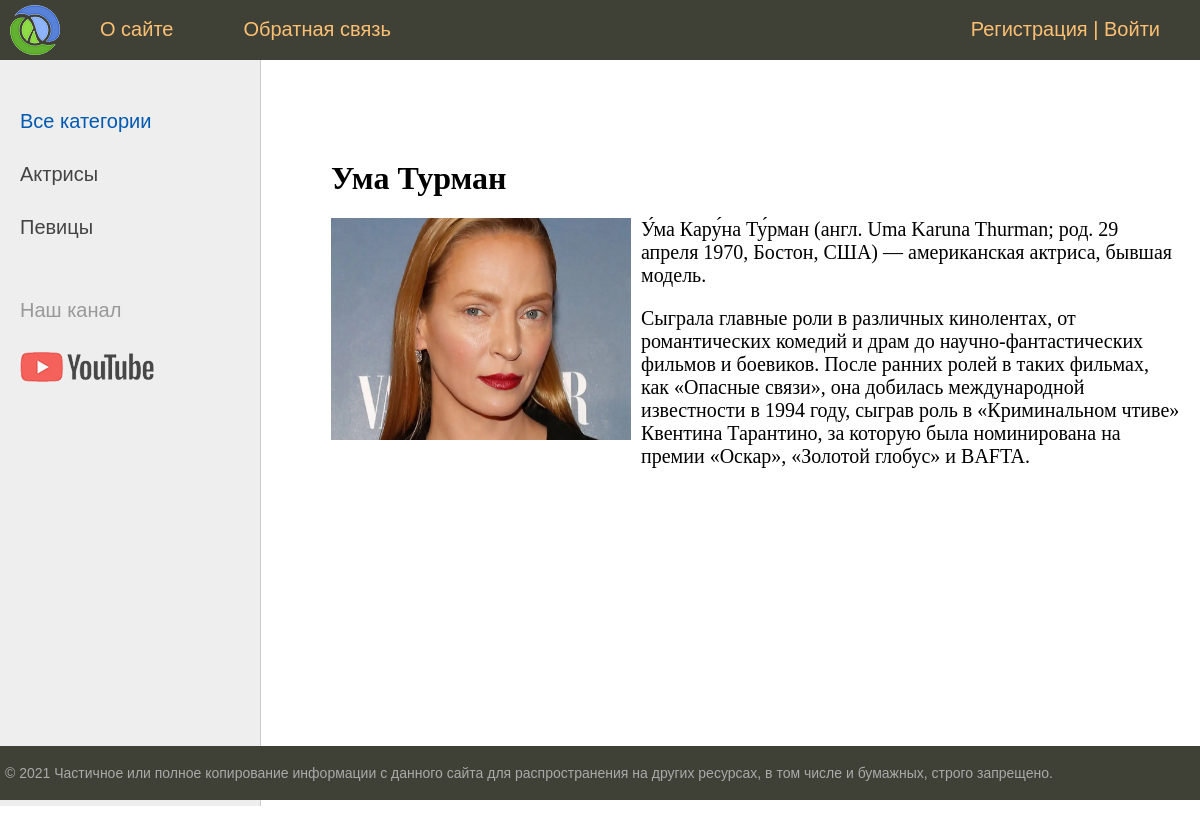
Page /post/uma-turman/ on the committed database.
### women/models.py (models this page shows, shortened)
class Category(models.Model):
    name = models.CharField(
        max_length=100, db_index=True, verbose_name='Категория')
    slug = models.SlugField(max_length=255, unique=True,
                            db_index=True, verbose_name='URL')
    def get_absolute_url(self):
        return reverse('category', kwargs={'cat_slug': self.slug})
    class Meta:
        verbose_name = 'Категория'
        verbose_name_plural = 'Категории'
        ordering = ['id']

class Women(models.Model):
    title = models.CharField(max_length=255, verbose_name='Заголовок')
    slug = models.SlugField(max_length=255, unique=True,
                            db_index=True, verbose_name='URL')
    content = models.TextField(blank=True, verbose_name='Текст статьи')
    photo = models.ImageField(
        upload_to="photos/%Y/%m/%d/", verbose_name='Фото')
    time_create = models.DateTimeField(
        auto_now_add=True, verbose_name='Время создания')
    time_update = models.DateTimeField(
        auto_now=True, verbose_name='Время изменения')
    is_published = models.BooleanField(default=True, verbose_name='Публикация')
    cat = models.ForeignKey(
        'Category', on_delete=models.PROTECT, verbose_name='Категория')
    def __str__(self):
        return self.title
    class Meta:
        verbose_name = 'Известные женщины'
        verbose_name_plural = 'Известные женщины'
        ordering = ['-time_create', 'title']

### women/views.py (the view)
# urls.py: path('post/<slug:post_slug>/', ShowPost.as_view(), name='post'),
class ShowPost(DataMixin, DetailView):
    model = Women
    template_name = 'women/post.html'
    slug_url_kwarg = 'post_slug'
    context_object_name = 'post'
    def get_context_data(self, *, object_list=None, **kwargs):
        context = super().get_context_data(**kwargs)
        c_def = self.get_user_context(title=context['post'])
        return dict(list(context.items()) + list(c_def.items()))

### women/utils.py (called while the page is built)
    def get_user_context(self, **kwargs):
        context = kwargs
        cats = Category.objects.annotate(Count('women'))
        user_menu = menu.copy()
        if not self.request.user.is_authenticated:
            user_menu.pop(1)
        context['menu'] = user_menu
        context['cats'] = cats
        if 'cat_selected' not in context:
            context['cat_selected'] = 0
        return context

### women/templates/women/post.html
{% extends 'women/base.html' %}
{% block content %}
<h1>{{post.title}}</h1>
{% if post.photo %}
    <p><img class="img-article-left" src="{{post.photo.url}}"></p>
{% endif %}
    {{post.content|linebreaks}}
{% endblock %}

### women/templates/women/base.html (shortened to what this page needs)
{% load static %} {% load women_tags %}
<!DOCTYPE html>
<html>
  <head>
    <link
      type="text/css"
      href="{% static 'women/css/styles.css' %}"
      rel="stylesheet"
    />
  </head>
  <body>
    <table class="table-page" border="0" cellpadding="0" cellspacing="0">
      <tr>
        <td valign="top">
          {% block mainmenu %}
          <div class="header">
            <ul id="mainmenu" class="mainmenu">
              <li class="logo">
                <a href="{% url 'home' %}"><div class="logo"></div></a>
              </li>
              {% for m in menu %}
              <li><a href="{% url m.url_name %}">{{m.title}}</a></li>
              {% endfor %}
              <li class="last">
                {% if request.user.is_authenticated %}
                  <li class="last"> {{ user.username }} | <a href={% url 'logout' %}>Выйти</a></li>
                {% else %}
                <a href="{% url 'register' %}">Регистрация</a> |
                <a href="{% url 'login' %}">Войти</a>
                {% endif %}
              </li>
            </ul>
          </div>
          {% endblock mainmenu %}
          <table
            class="table-content"
            border="0"
            cellpadding="0"
            cellspacing="0"
          >
            <tr>
              <td valign="top" class="left-chapters">
                <ul id="leftchapters">
                  {% if cat_selected == 0 %}
                  <li class="selected">Все категории</li>
                  {% else %}
                  <li><a href="{% url 'home' %}">Все категории</a></li>
                  {% endif %} {% for c in cats %}
                  {% if c.women__count > 0 %}
                   {% if c.pk == cat_selected %}
                  <li class="selected">{{c.name}}</li>
                  {% else %}
                  <li><a href="{{ c.get_absolute_url }}">{{c.name}}</a></li>
                   {% endif %}
                   {% endif %}
                   {% endfor %}
                  <li class="share">
                    <p>Наш канал</p>
                    <a
                      class="share-yt"
                      href="https://www.youtube.com/channel/UClJzWfGWuGJL2t-3dYKcHTA/playlists"
                      target="_blank"
                      rel="nofollow"
                    ></a>
                  </li>
                </ul>
              </td>
              <td valign="top" class="content">
                <div class="content-text">
                  {% block content %} {% endblock %}
                </div>
              </td>
            </tr>
          </table>
        </td>
      </tr>
      <tr>
        <td valign="top">
          <div id="footer">
            <p>
              &copy; 2021 Частичное или полное копирование информации с данного
              сайта для распространения на других ресурсах, в том числе и
              бумажных, строго запрещено.
            </p>
          </div>
        </td>
      </tr>
    </table>
  </body>
</html>

### women/static/women/css/styles.css (style rules this page uses)
html, body { font-family: 'Arial'; margin: 0; padding: 0; height: 100%; width: 100%; color: #444; }
a { color: #0059b2; text-decoration: none; }
img { max-width: 600px; height: auto; }
img.img-article-left { max-width: 300px; height: auto; float: left; padding: 0 10px 10px 0; }
.table-page { width: 100%; height: 100%; vertical-align: top; }
.table-page tr { height: 100%; }
.header { background: #3F4137; height: 60px; }
.logo { background: url('../images/logo.png') no-repeat 10px 5px; width: 70px; height: 60px; }
ul.mainmenu { list-style: none; margin: 0; padding: 0; height: 60px; color: #fdc073; font-size: 20px; overflow: hidden; }
ul.mainmenu li { float: left; margin: 18px 40px 0 30px; }
ul.mainmenu li.logo { margin: 0; }
ul.mainmenu li.last { float: right; }
ul.mainmenu li a { color: #fdc073; text-decoration: none; }
.table-content { width: 100%; min-height: 100%; height: 100%; }
.left-chapters { margin: 0; background: #eee; border-right: 1px solid #ccc; min-height: 100%; }
.left-chapters ul { width: 230px; min-height: 100%; margin: 0; padding: 20px 10px 10px 20px; list-style: none; font-size: 20px; }
.left-chapters ul li { margin: 30px 0 0 0; color: #999; }
.left-chapters ul li.selected { color: #0059b2; }
.left-chapters ul li a { color: #444; text-decoration: none; }
.left-chapters ul li.share { margin: 60px 0 0 0; }
.left-chapters ul li.share p { margin: 30px 0 30px 0; }
.left-chapters ul li.share a { display: inline-block; width: 40px; height: 40px; margin: 0 20px 0 0; }
.left-chapters ul li.share a.share-yt { width: 100%; height: 30px; background: url('../images/share_yt.png') no-repeat 0 0 }
.content { padding: 40px 20px 20px 40px; width: 100%; box-sizing: border-box; }
.content-text { margin: 60px 0 0 30px; color: #000; font-size: 20px; font-family: Yandex Sans Display Light; }
.content-text h1 { font-size: 32px; }
#footer { box-sizing: border-box; background: #3F4137; padding: 5px; color: #aaa; font-size: 14px; font-family: Verdana, Geneva, Arial, Helvetica; text-align: left; overflow: hidden; }

### rows in the picture
Category: name "Актрисы"
Category: name "Певицы"
Women: title "Ума Турман", photo (picture), content "У́ма Кару́на Ту́рман (англ. Uma Karuna Thurman; род. 29 апреля 1970, Бостон, США) — американская актриса, бывшая модель. Сыграла главные роли в различных кинолентах, от романтических комедий и драм до научно-фантастических фильмов и боевиков. После ранних ролей в таких фильмах, как «Опасные связи», она добилась международной известности в 1994 году, сыграв роль в «Криминальном чтиве» Квентина Тарантино, за которую была номинирована на премии «Оскар», «Золотой глобус» и BAFTA."

### other values in the picture
{{ m.title }} "О сайте" "Обратная связь"
